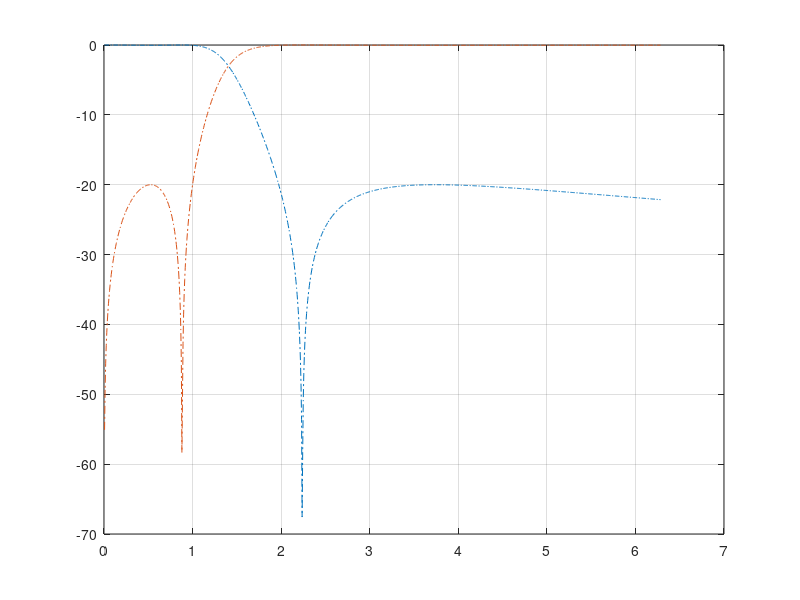

Reproduce this figure in MATLAB.
%3rd Order Filter Pair
x1=0.69111826822525;
x2=0.76276882189337;
x3=0.70408671867767;
x4=0.28685988311716;
x5=1.14134213053559;
x6=-0.61860182972604;
x7=1.31565206779588;
x8=0.98415325712552;
x9=-0.54970085555160;
x10=0.16317548219509;
x11=-0.43232082701387;
x12=1.11983426265771;
x13=0.22059641486000;
x14=2.40588459254932;
x15=0.47699302633990;
x16=0.59860029344584;
%adapter5r0
%x1=0.863303;
%x2=0.467257;
%x3=0.774275;
%x4=1.005894;
%x5=0.744788;
%x6=-0.827163;
%x7=1.582024;
%x8=1.018001;
%x9=0.018226;
%x10=0.178716;
%x11=0.615218;
%x12=1.519821;
%x13=-0.220861;
%x14=2.106651;
%x15=0.684455;
%x16=0.423362;
%adapter5r0
%x1=0.863;
%x2=0.467;
%x3=0.774;
%x4=1.006;
%x5=0.745;
%x6=-0.827;
%x7=1.582;
%x8=1.018;
%x9=0.018;
%x10=0.179;
%x11=0.615;
%x12=1.520;
%x13=-0.221;
%x14=2.107;
%x15=0.684;
%x16=0.423;
%
%adapter5r1
%x1=0.83242839538789;
%x2=0.79051007144458;
%x3=0.88251019322287;
%x4=0.90397023041130;
%x5=-0.10226128666230;
%x6=0.33178494803067;
%x7=-0.16569408625564;
%x8=0.86239912852222;
%x9=0.53530643291963;
%x10=-0.43620184681178;
%x11=0.50198770884065;
%x12=0.54378307404848;
%x13=-0.65760623077250;
%x14=1.58332582313369;
%x15=0.79303422188891;
%x16=0.90080734751767;
%
%adapter5r2
%x1=1.00386293610197;
%x2=0.85197405139096;
%x3=1.42224612870262;
%x4=0.79948023427076;
%x5=-0.12681008530191;
%x6=0.66640641217545;
%x7=-0.82104806524167;
%x8=0.90726064436266;
%x9=0.90422400625014;
%x10=-0.18471558558145;
%x11=0.14981120879954;
%x12=0.77997262606162;
%x13=-0.97405356649501;
%x14=1.49110918298328;
%x15=1.15157158892285;
%x16=1.15190034544429;
N=1000;
Hl=zeros(1,N);
Hh=zeros(1,N);
F=zeros(1,N);
W=zeros(1,N);
c=0;
for n=1:N,
f=n/N;
s=j*2*pi*f;
%s=0;
Y=[x14    x4    x7    x5     x12; 
   -x4  s*x2    x8    x9     x10; 
   -x7   -x8  s*x1    x11    x6;
   -x5   -x9   -x11 s*x3+x15 x13; 
   -x12  -x10  -x6   -x13    x16];
cy=cond(Y,1);
if cy > c
    c=cy;
%    f0=f;
end
J=[1*x14; 0; 0; 0; 0];
V=Y\J;
F(1,n)=f;
W(1,n)=2*pi*f;
Hl(1,n)=abs(V(4,1));
Hh(1,n)=abs(V(5,1));
end
%plot(F,20*log10(Hl));
plot(W,20*log10(Hl),'-.');
hold on;
%plot(F,20*log10(Hh));
plot(W,20*log10(Hh),'-.');
hold on;
grid on;
c
%f0